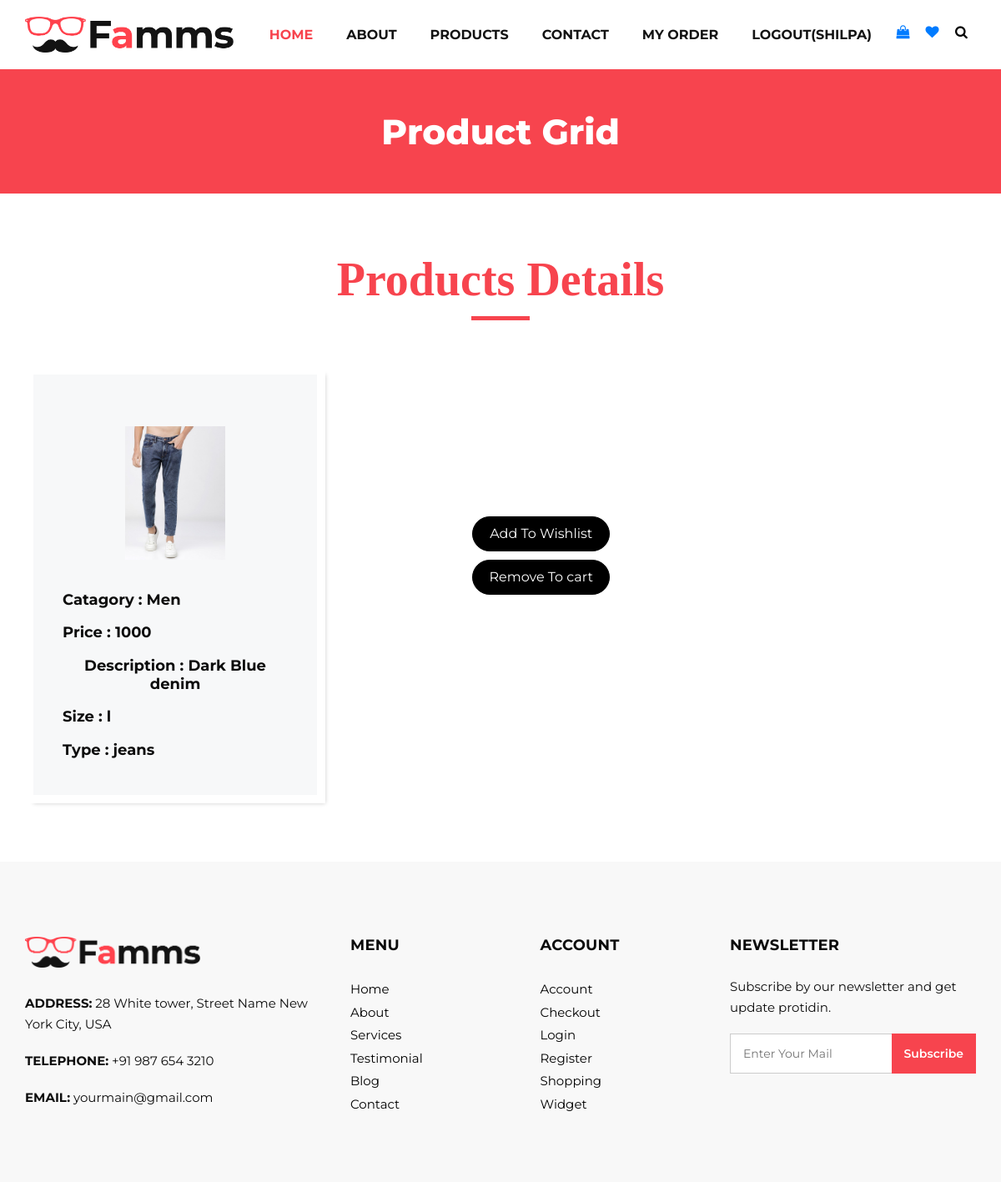
The app's page /user_product_detail/27/ (signed in) with its own data.
### myapp/models.py (models this page shows, shortened)
class Product(models.Model):
	choice1=(
		('men','men'),
		('women','women'),
		('kid','kid'),
		)
	choice2=(
		('jeans','jeans'),
		('tshirt','tshirt'),
		('top','top'),
		)
	choice3=(
		('s','s'),
		('m','m'),
		('l','l'),
		)
	seller=models.ForeignKey(User,on_delete=models.CASCADE)
	product_category=models.CharField(max_length=100,choices=choice1)
	product_type=models.CharField(max_length=100,choices=choice2)
	product_size=models.CharField(max_length=100,choices=choice3)
	product_price=models.PositiveIntegerField()
	product_desc=models.TextField()
	product_image=models.ImageField(upload_to="product_images/")

### myapp/views.py (the view)
# urls.py: path('user_product_detail/<int:pk>/',views.user_product_detail,name='user_product_detail'),
def user_product_detail(request,pk):
	wishlist_flag=False
	cart_flag=False
	user=User.objects.get(email=request.session['email'])
	product= Product.objects.get(pk=pk)
	try:
		wishlist.objects.get(user=user,product=product)
		wishlist_flag=True
	except:
		pass
	try:
		Cart.objects.get(user=user,product=product)
		cart_flag=True
	except:
		pass
	return render(request,'user_product_detail.html',{'product':product,'wishlist_flag':wishlist_flag,'cart_flag':cart_flag})

### myapp/templates/user_product_detail.html (shortened to what this page needs)
{% extends 'header.html' %}
{% load static %}
{% block content %}
<!DOCTYPE html>
<html>
      <section class="inner_page_head">
         <div class="container_fuild">
            <div class="row">
               <div class="col-md-12">
                  <div class="full">
                     <h3>Product Grid</h3>
                  </div>
               </div>
            </div>
         </div>
      </section>
      <section class="product_section layout_padding">
         <div class="container">
            <div class="heading_container heading_center">
               <h2>
                  <span>Products Details</span>
               </h2>
            </div>
            <div class="row">
              <div class="col-sm-6 col-md-4 col-lg-4">
                  <div class="box">
                     <div class="img-box">
                        <img src="{{ product.product_image.url }}" alt="">
                     </div>
                     <div class="detail-box">
                        <h5>
                           Catagory : {{product.product_category}}
                        </h5>
                     </div>
                     <div class="detail-box">
                        <h5>
                           Price : {{product.product_price}}
                     </div>
                     <div class="detail-box">
                        <h5>
                           Description : {{product.product_desc}}
                        </h5>
                     </div>
                     <div class="detail-box">
                        <h5>
                           Size : {{product.product_size}}
                        </h5>
                     </div>
                     <div class="detail-box">
                        <h5>
                           Type : {{product.product_type}}
                        </h5>
                     </div>
                  </div>
               </div>
               <div class="col-sm-6 col-md-4 col-lg-5" style="margin-top: 200px;">
                        <div class="options">
                           {% if wishlist_flag == True %}
                              <a href="{% url 'Remove_To_wishlist' pk=product.pk %}" class="option2">
                              Remove To Wishlist
                              </a>
                           {% else %}
                              <a href="{% url 'user_wishlist' pk=product.pk %}" class="option2">
                              Add To Wishlist
                              </a>
                           {% endif %}
                           {% if cart_flag == True %}
                              <a href="{% url 'Remove_To_cart' pk=product.pk %}" class="option2">
                              Remove To cart
                              </a>
                           {% else %}
                              <a href="{% url 'user_cart' pk=product.pk %}" class="option2">
                              Add To cart
                              </a>
                           {% endif %}
                        </div>
               </div>
         </div>
      </section>
   </body>
</html>
{% endblock %}

### myapp/static/css/style.css (style rules this page uses)
* { box-sizing: border-box; }
body { font-family: 'Montserrat', sans-serif; color: #0c0c0c; background-color: #ffffff; overflow-x: hidden; }
.layout_padding { padding: 70px 0; }
h1, h2 { font-family: 'Playfair Display', serif; }
.heading_container { display: -webkit-box; display: -ms-flexbox; display: flex; -webkit-box-orient: vertical; -webkit-box-direction: normal; -ms-flex-direction: column; flex-direction: column; -webkit-box-align: start; -ms-flex-align: start; align-items: flex-start; }
.heading_container h2 { position: relative; margin-bottom: 0; font-size: 3.5rem; font-weight: bold; }
.heading_container h2::after { content: ""; display: block; width: 70px; height: 5px; background: #f7444e; margin: 10px auto 10px; }
.heading_container h2 span { color: #f7444e; }
.heading_container.heading_center { -webkit-box-align: center; -ms-flex-align: center; align-items: center; text-align: center; }
a, a:hover, a:focus { text-decoration: none; }
.product_section .heading_container { margin-bottom: 20px; }
.product_section .box { position: relative; margin-top: 25px; padding: 35px 35px; background-color: #f7f8f9; -webkit-transition: all .3s; transition: all .3s; overflow: hidden; box-shadow: 5px 5px 5px -5px rgba(0,0,0,.2); border: solid #fff 10px; }
.product_section .box .img-box { display: -webkit-box; display: -ms-flexbox; display: flex; -webkit-box-pack: center; -ms-flex-pack: center; justify-content: center; -webkit-box-align: center; -ms-flex-align: center; align-items: center; height: 215px; }
.product_section .box .img-box img { max-width: 100%; max-height: 160px; -webkit-transition: all .3s; transition: all .3s; }
.product_section .box .detail-box { text-align: center; display: -webkit-box; display: -ms-flexbox; display: flex; -webkit-box-pack: justify; -ms-flex-pack: justify; justify-content: space-between; }
.product_section .box .detail-box h5 { font-size: 18px; margin-top: 10px; }
.product_section .options { display: -webkit-box; display: -ms-flexbox; display: flex; -webkit-box-orient: vertical; -webkit-box-direction: normal; -ms-flex-direction: column; flex-direction: column; -webkit-box-align: center; -ms-flex-align: center; align-items: center; }
.product_section .options a { display: inline-block; padding: 8px 15px; border-radius: 30px; width: 165px; text-align: center; -webkit-transition: all .3s; transition: all .3s; margin: 5px 0; }
.product_section .options .option2 { background-color: #000000; border: 1px solid #000000; color: #ffffff; }
.detail-box h5 { font-size: 21px; font-weight: 700; }
.inner_page_head { background: #f7444e; text-align: center; color: #fff; padding-top: 50px; padding-bottom: 40px; }
.inner_page_head h3 { font-size: 42px; font-weight: 800; }

### myapp/static/css/responsive.css (style rules this page uses)
@media (min-width: 1200px) { .container { max-width: 1170px; } }

### records on screen
Product: product_image (picture), product_category "Men", product_price "1000", product_desc "Dark Blue denim", product_size "l", product_type "jeans"

### other values on screen
{{ request.session.fname }} "SHILPA"
